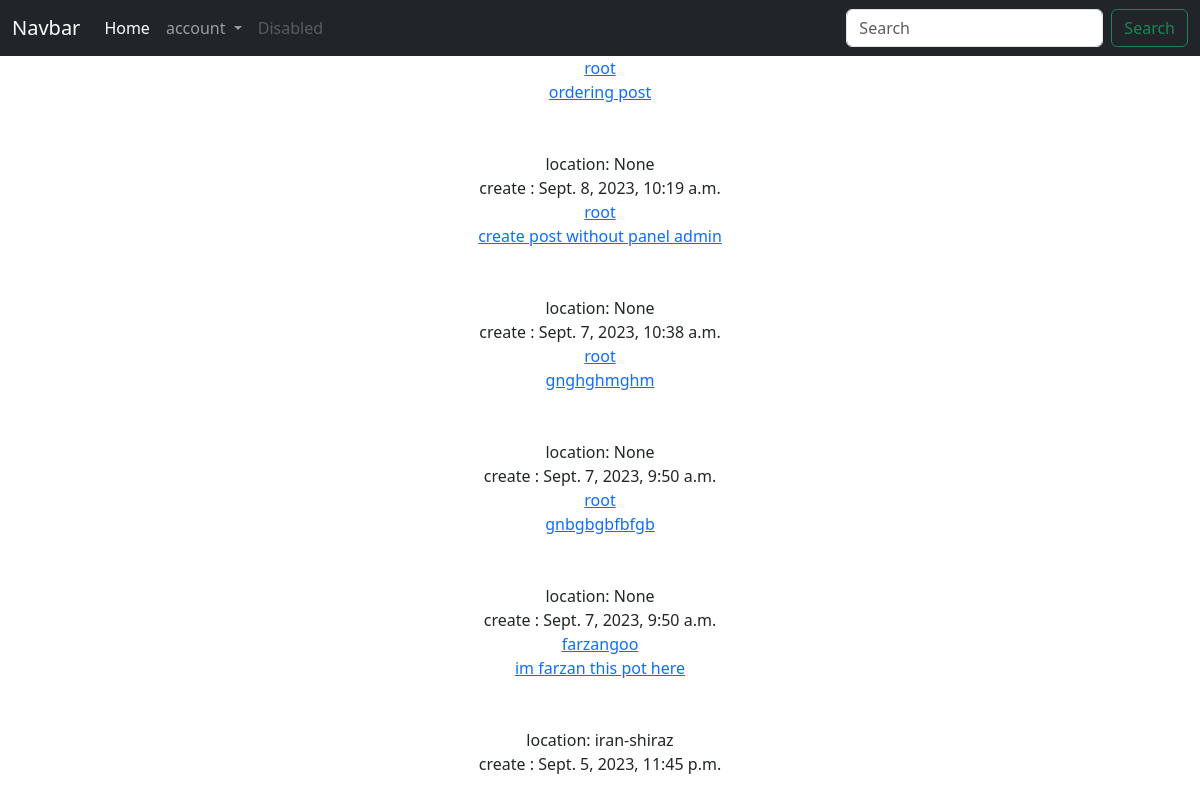
Before: / with the older database file.
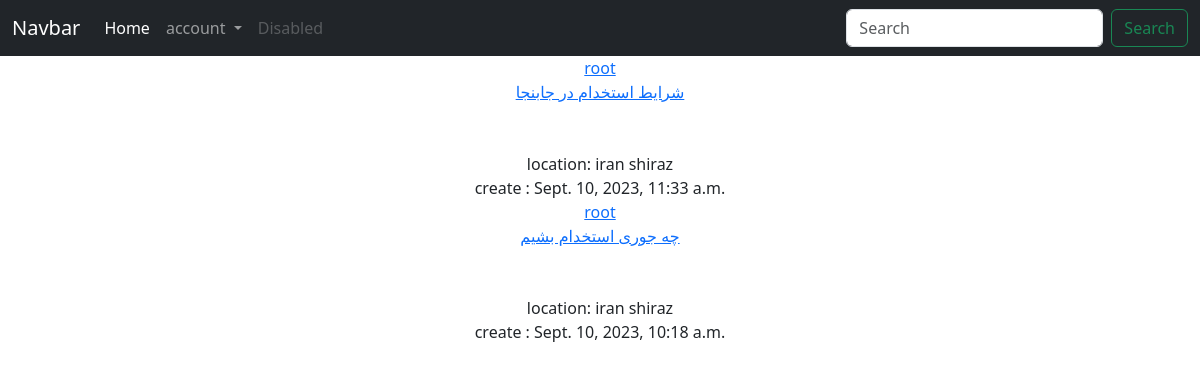
After: the same page with the newer database file.
### post/models.py (models this page shows, shortened)
class PostModel(CreateModel, UpdateModel):
    user = models.ForeignKey(User, on_delete=models.DO_NOTHING, related_name='posts')
    body = models.TextField(help_text='Please write caption')
    image = models.ImageField(upload_to='posts',blank=True, null=True, help_text='Please upload your image')
    video = models.FileField(upload_to='post/video', blank=True, null=True, help_text='please upload your video')
    location = models.CharField(max_length=730, blank=True, null=True,
                                help_text='You can write the location of this post')
    slug = models.SlugField(max_length=30)
    def get_absolute_url(self):
        return reverse("post:post_details", args=(self.id, self.slug))
    class StatusPost(models.Model):
        class StatusPosts(models.TextChoices):
            Published = 'pb', 'published'
            Rejected = 'rg', 'rejected'
        choose_status = models.CharField(
            max_length=2,
            choices=StatusPosts.choices,
            default=StatusPosts.Published
        )
    class Meta:
        verbose_name = _('post')
        verbose_name_plural = _('posts')
        db_table = 'post-model'
        ordering = ('-create_at', 'body', )

### accounts/models.py (models this page shows, shortened)
class User(AbstractBaseUser, CreateModel, UpdateModel):
    username = models.CharField(_("Username"), max_length=100, unique=True)
    email = models.EmailField(_("Email"), max_length=255, unique=True)
    full_name = models.CharField(_("Full name"), max_length=255)
    mobile_phone = models.CharField(_("Mobile"), max_length=11, unique=True)
    birthday = models.DateField(_("Birthday"), auto_now=timezone.now())
    profile_image = models.ImageField(_("Profile"), upload_to = 'images/profile')
    banner_image = models.ImageField(_("Profile"), upload_to = 'images/banner_profile')
    is_admin = models.BooleanField(_("is admin"), default=False)
    is_active = models.BooleanField(_("is active"), default=True)
    is_superuser = models.BooleanField(_("is superuser"), default=False)
    gender = (
        ('male', 'male'),
        ('female', 'female'),
    )
    gender_choose = models.CharField(_("Gender"), max_length=6, choices=gender)
    USERNAME_FIELD = "email"
    REQUIRED_FIELDS = ['mobile_phone', 'full_name', 'username']
    objects = MyManager()
    def __str__(self) :
        return self.username
    class Meta:
        verbose_name = _("user")
        verbose_name_plural = _("users")
        db_table = "users-model"

### post/views.py (the view)
# urls.py: path("", views.HomeView.as_view(), name='home'),
class HomeView(View):
    template_name = 'post/home.html'
    def get(self, request):
        post = PostModel.objects.all()
        return render(request, self.template_name, {'post': post})

### post/templates/post/home.html (shortened to what this page needs)
{% extends 'base.html' %}
{% block content %}
    <section class='text-center'>
        {% for posts in post  %}
                <a href='{% url 'accounts:profile' posts.user.id %}'> {{ posts.user }} </a> </br>
                <a href='{{ posts.get_absolute_url }}'>{{ posts.body }}</a> </br>
                location: {{ posts.location }} </br>
                create : {{ posts.create_at }} </br>
        {% endfor %}
    </section>
{% endblock  %}

### templates/base.html (shortened to what this page needs)
<!DOCTYPE html>
<html lang="en">
<head>
    <link rel="stylesheet" href="https://cdn.jsdelivr.net/npm/bootstrap@5.3.1/dist/css/bootstrap.min.css">
</head>
<body>
    {% include 'components/navbar.html' %}
    {% block content %}{% endblock  %}
</body>
</html>

### templates/components/navbar.html (shortened to what this page needs)
<nav class="navbar navbar-expand-lg bg-dark navbar-dark">
    <div class="container-fluid">
      <a class="navbar-brand" href="{% url 'post:home' %}">Navbar</a>
      <div class="collapse navbar-collapse" id="navbarSupportedContent">
        <ul class="navbar-nav me-auto mb-2 mb-lg-0">
          <li class="nav-item">
            <a class="nav-link active" aria-current="page" href="{% url "post:home" %}">Home</a>
          </li>
          <li class="nav-item dropdown">
            <a class="nav-link dropdown-toggle" href="#" role="button" data-bs-toggle="dropdown" aria-expanded="false">
              account
            </a>
          </li>
          <li class="nav-item">
            <a class="nav-link disabled" aria-disabled="true">Disabled</a>
          </li>
        </ul>
        <form class="d-flex" role="search">
          <input class="form-control me-2" type="search" placeholder="Search" aria-label="Search">
          <button class="btn btn-outline-success" type="submit">Search</button>
        </form>
      </div>
    </div>
  </nav>

Changed rows visible on the page:
removed PostModel: user "root", body "ordering post", location "None", create_at "Sept. 8, 2023, 10:19 a.m."
removed PostModel: user "root", body "create post without panel admin", location "None", create_at "Sept. 7, 2023, 10:38 a.m."
removed PostModel: user "root", body "gnghghmghm", location "None", create_at "Sept. 7, 2023, 9:50 a.m."
removed PostModel: user "root", body "gnbgbgbfbfgb", location "None", create_at "Sept. 7, 2023, 9:50 a.m."
removed PostModel: user "farzangoo", body "im farzan this pot here", location "iran-shiraz", create_at "Sept. 5, 2023, 11:45 p.m."
added PostModel: user "root", body "شرایط استخدام در جابنجا", location "iran shiraz", create_at "Sept. 10, 2023, 11:33 a.m."
added PostModel: user "root", body "چه جوری استخدام بشیم", location "iran shiraz", create_at "Sept. 10, 2023, 10:18 a.m."
